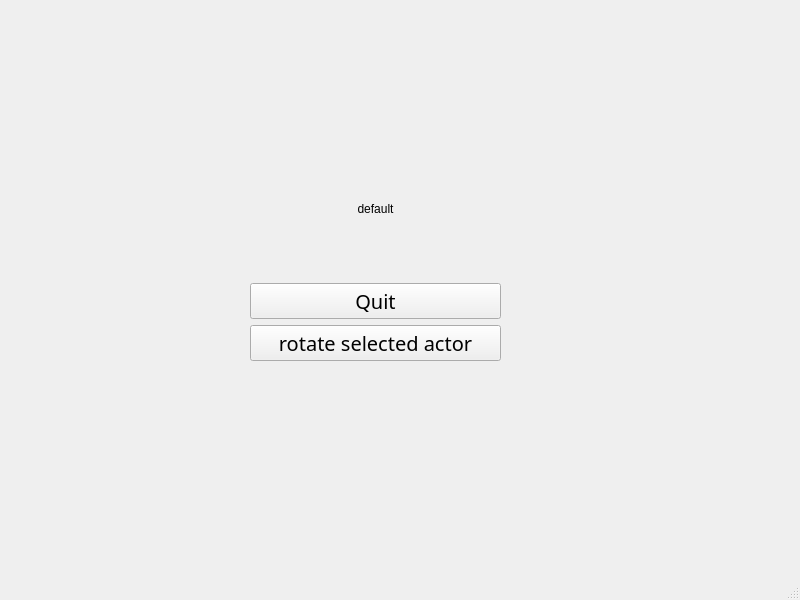
<?xml version="1.0" encoding="UTF-8"?>
<ui version="4.0">
 <class>apptest</class>
 <widget class="QMainWindow" name="apptest">
  <property name="geometry">
   <rect>
    <x>0</x>
    <y>0</y>
    <width>800</width>
    <height>600</height>
   </rect>
  </property>
  <property name="windowTitle">
   <string>MainWindow</string>
  </property>
  <widget class="QWidget" name="centralwidget">
   <widget class="QWidget" name="">
    <property name="geometry">
     <rect>
      <x>250</x>
      <y>140</y>
      <width>251</width>
      <height>221</height>
     </rect>
    </property>
    <layout class="QVBoxLayout" name="verticalLayout">
     <item>
      <widget class="QLabel" name="lbl_Seconds">
       <property name="text">
        <string>default</string>
       </property>
       <property name="alignment">
        <set>Qt::AlignCenter</set>
       </property>
      </widget>
     </item>
     <item>
      <widget class="QPushButton" name="quit_button">
       <property name="font">
        <font>
         <family>Arial Black</family>
         <pointsize>15</pointsize>
         <bold>false</bold>
        </font>
       </property>
       <property name="text">
        <string>Quit</string>
       </property>
      </widget>
     </item>
     <item>
      <widget class="QPushButton" name="pathtracing_on_button">
       <property name="font">
        <font>
         <family>Arial Black</family>
         <pointsize>15</pointsize>
         <bold>false</bold>
        </font>
       </property>
       <property name="text">
        <string>rotate selected actor</string>
       </property>
      </widget>
     </item>
    </layout>
   </widget>
  </widget>
  <widget class="QMenuBar" name="menubar">
   <property name="geometry">
    <rect>
     <x>0</x>
     <y>0</y>
     <width>800</width>
     <height>22</height>
    </rect>
   </property>
  </widget>
  <widget class="QStatusBar" name="statusbar"/>
 </widget>
 <resources/>
 <connections/>
</ui>
